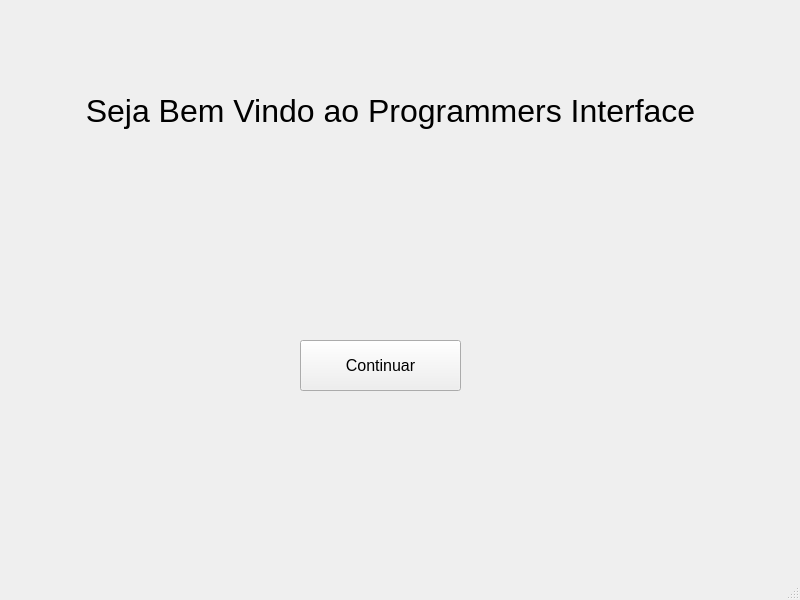
<?xml version="1.0" encoding="UTF-8"?>
<ui version="4.0">
 <class>BemVindo</class>
 <widget class="QMainWindow" name="BemVindo">
  <property name="geometry">
   <rect>
    <x>0</x>
    <y>0</y>
    <width>800</width>
    <height>600</height>
   </rect>
  </property>
  <property name="windowTitle">
   <string>MainWindow</string>
  </property>
  <widget class="QWidget" name="centralwidget">
   <widget class="QLabel" name="Saudacao">
    <property name="geometry">
     <rect>
      <x>80</x>
      <y>70</y>
      <width>621</width>
      <height>81</height>
     </rect>
    </property>
    <property name="font">
     <font>
      <pointsize>24</pointsize>
     </font>
    </property>
    <property name="text">
     <string>Seja Bem Vindo ao Programmers Interface</string>
    </property>
    <property name="textFormat">
     <enum>Qt::AutoText</enum>
    </property>
    <property name="alignment">
     <set>Qt::AlignCenter</set>
    </property>
   </widget>
   <widget class="QPushButton" name="Comecar">
    <property name="geometry">
     <rect>
      <x>300</x>
      <y>340</y>
      <width>161</width>
      <height>51</height>
     </rect>
    </property>
    <property name="font">
     <font>
      <pointsize>12</pointsize>
     </font>
    </property>
    <property name="text">
     <string>Continuar</string>
    </property>
   </widget>
  </widget>
  <widget class="QMenuBar" name="menubar">
   <property name="geometry">
    <rect>
     <x>0</x>
     <y>0</y>
     <width>800</width>
     <height>22</height>
    </rect>
   </property>
  </widget>
  <widget class="QStatusBar" name="statusbar"/>
 </widget>
 <resources/>
 <connections/>
</ui>
